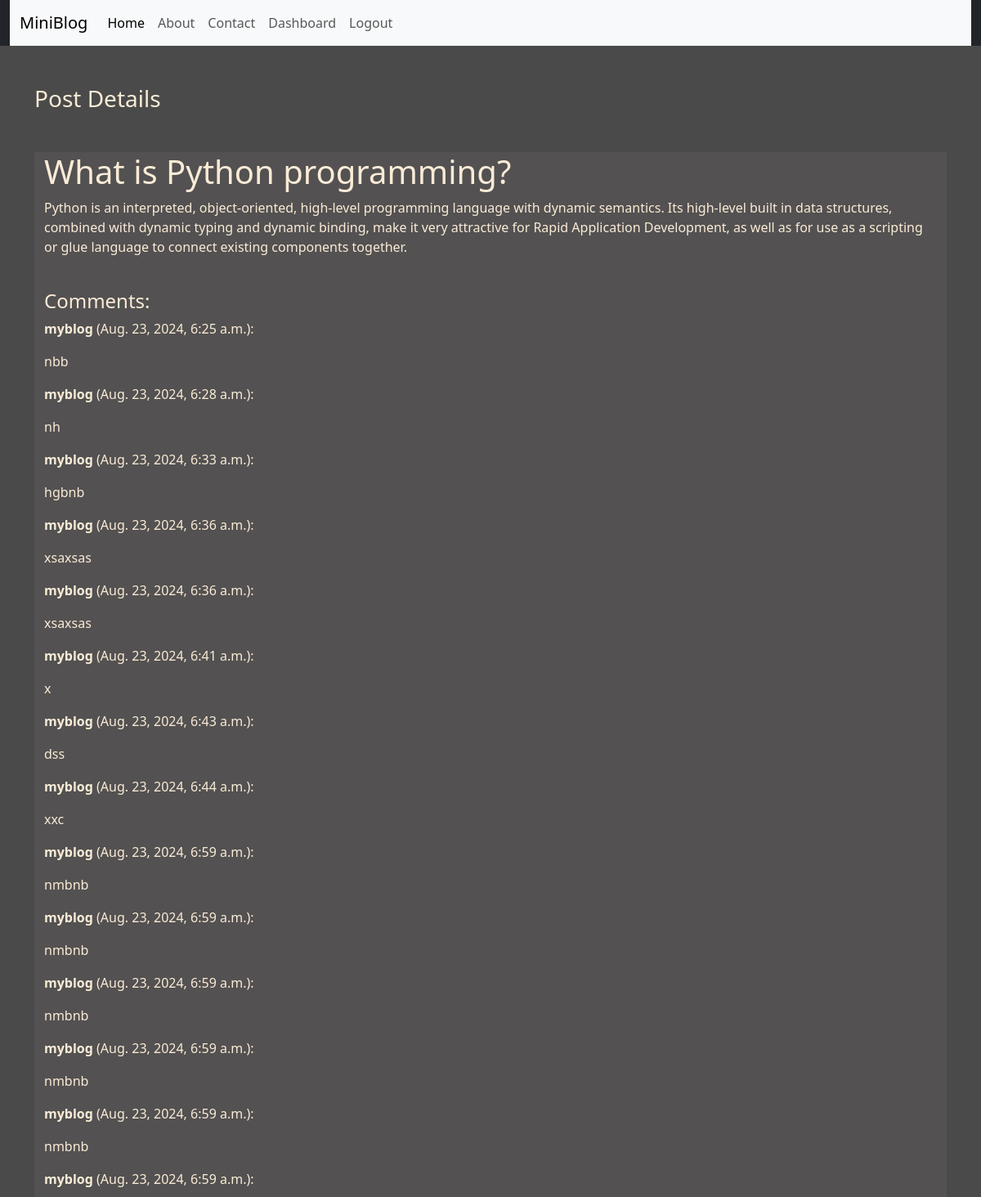
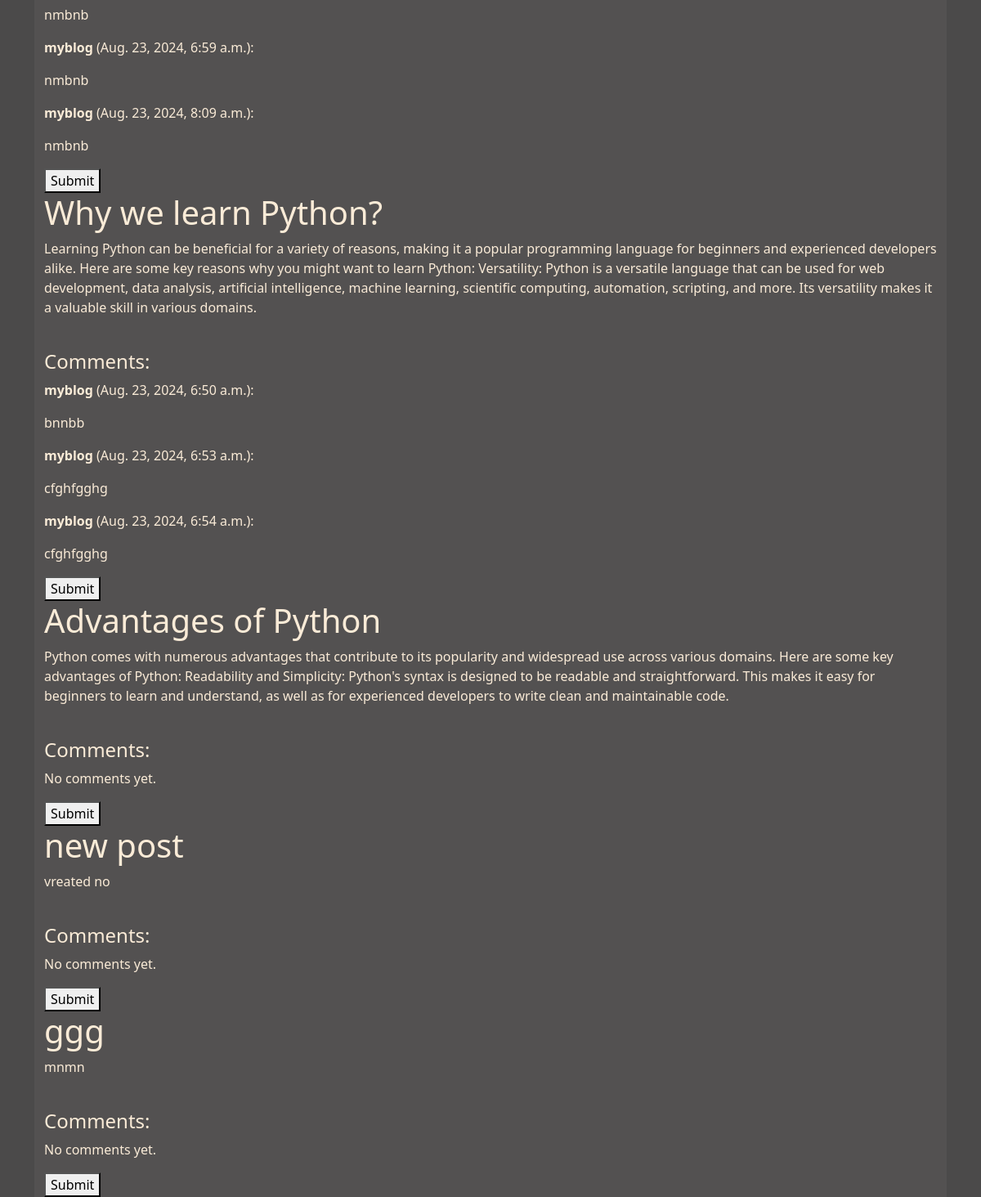
Screenshot of / (signed in) with the database file from the repository (2 pictures, top to bottom).
### blog/models.py (models this page shows, shortened)
class Post(models.Model):
    title = models.CharField(max_length=200)
    description = models.TextField()

class Comment(models.Model):
    post = models.ForeignKey(Post, related_name='comments', on_delete=models.CASCADE)
    author = models.ForeignKey(User, on_delete=models.CASCADE)
    text = models.TextField()
    created_at = models.DateTimeField(auto_now_add=True)

### blog/views.py (the view)
# urls.py: path('', views.home),
def home(request):
    posts = Post.objects.all().prefetch_related('comments')
    return render(request, 'blog/home.html', {'posts': posts})

### blog/templates/blog/home.html (shortened to what this page needs)
{% extends 'blog/base.html' %}
{% load static %}
{% block content %}
<div class="posts">
    <h3 class="my-5">Post Details</h3>
    {% for post in posts %}
    <div id="post-{{ post.id }}" class="jumbotron jumbotron-fluid jumbo-color">
        <div class="container">
            <h3 class="display-6 font-weight-bold">{{ post.title }}</h3>
            <p>{{ post.description }}</p><br>
            <div id="comments-{{ post.id }}">
                <h4>Comments:</h4>
                {% for comment in post.comments.all %}
                <div class="comment">
                    <p><strong>{{ comment.author.username }}</strong> ({{ comment.created_at }}):</p>
                    <p>{{ comment.text }}</p>
                </div>
                {% empty %}
                <p>No comments yet.</p>
                {% endfor %}
            </div>
                <form method="post">
                <button type="submit">Submit</button>
                </form>
        </div>
    </div>
    {% endfor %}
</div>
{% endblock content %}

### blog/static/blog/css/style.css (style rules this page uses)
body { background-color: rgb(75, 74, 74); color:antiquewhite; }
.jumbo-color { background-color: rgb(83, 81, 81); }

### rows the page displays
Post: title "What is Python programming?", description "Python is an interpreted, object-oriented, high-level programming language with dynamic semantics. Its high-level built in data structures, combined with dynamic typing and dynamic binding, make it very attractive for Rapid Application Development, as well as for use as a scripting or glue language to connect existing components together."
Comment: author.username "myblog", created_at "Aug. 23, 2024, 6:25 a.m.", text "nbb"
Comment: author.username "myblog", created_at "Aug. 23, 2024, 6:28 a.m.", text "nh"
Comment: author.username "myblog", created_at "Aug. 23, 2024, 6:33 a.m.", text "hgbnb"
Comment: author.username "myblog", created_at "Aug. 23, 2024, 6:36 a.m.", text "xsaxsas"
Comment: author.username "myblog", created_at "Aug. 23, 2024, 6:36 a.m.", text "xsaxsas"
Comment: author.username "myblog", created_at "Aug. 23, 2024, 6:41 a.m.", text "x"
Comment: author.username "myblog", created_at "Aug. 23, 2024, 6:43 a.m.", text "dss"
Comment: author.username "myblog", created_at "Aug. 23, 2024, 6:44 a.m.", text "xxc"
Comment: author.username "myblog", created_at "Aug. 23, 2024, 6:59 a.m.", text "nmbnb"
Comment: author.username "myblog", created_at "Aug. 23, 2024, 6:59 a.m.", text "nmbnb"
Comment: author.username "myblog", created_at "Aug. 23, 2024, 6:59 a.m.", text "nmbnb"
Comment: author.username "myblog", created_at "Aug. 23, 2024, 6:59 a.m.", text "nmbnb"
Comment: author.username "myblog", created_at "Aug. 23, 2024, 6:59 a.m.", text "nmbnb"
Comment: author.username "myblog", created_at "Aug. 23, 2024, 6:59 a.m.", text "nmbnb"
Comment: author.username "myblog", created_at "Aug. 23, 2024, 6:59 a.m.", text "nmbnb"
Comment: author.username "myblog", created_at "Aug. 23, 2024, 8:09 a.m.", text "nmbnb"
Post: title "Why we learn Python?", description "Learning Python can be beneficial for a variety of reasons, making it a popular programming language for beginners and experienced developers alike. Here are some key reasons why you might want to learn Python: Versatility: Python is a versatile language that can be used for web development, data analysis, artificial intelligence, machine learning, scientific computing, automation, scripting, and more. Its versatility makes it a valuable skill in various domains."
Comment: author.username "myblog", created_at "Aug. 23, 2024, 6:50 a.m.", text "bnnbb"
Comment: author.username "myblog", created_at "Aug. 23, 2024, 6:53 a.m.", text "cfghfgghg"
Comment: author.username "myblog", created_at "Aug. 23, 2024, 6:54 a.m.", text "cfghfgghg"
Post: title "Advantages of Python", description "Python comes with numerous advantages that contribute to its popularity and widespread use across various domains. Here are some key advantages of Python: Readability and Simplicity: Python's syntax is designed to be readable and straightforward. This makes it easy for beginners to learn and understand, as well as for experienced developers to write clean and maintainable code."
Post: title "new post", description "vreated no"
Post: title "ggg", description "mnmn"
